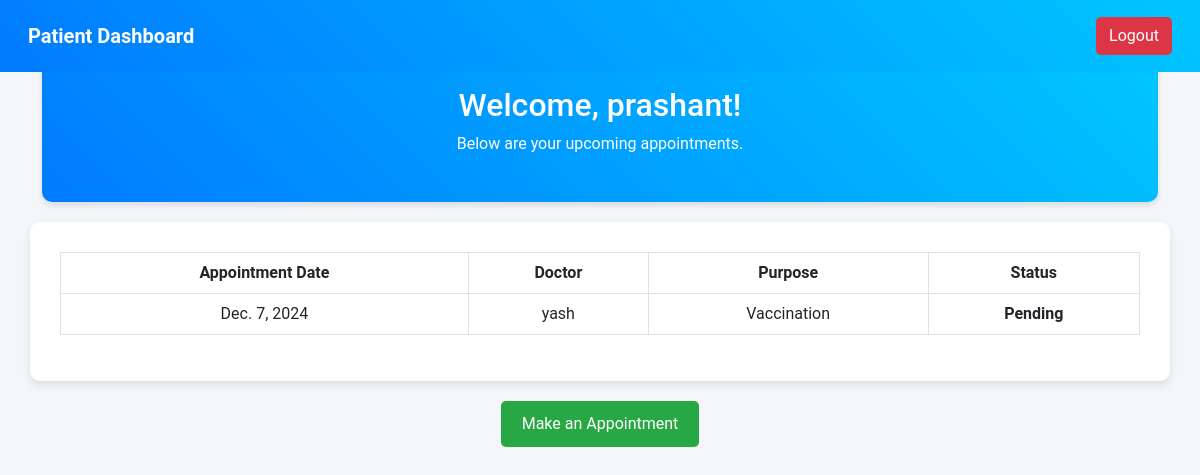
/patient_dashboard (signed in), run on an earlier commit of the app's database.
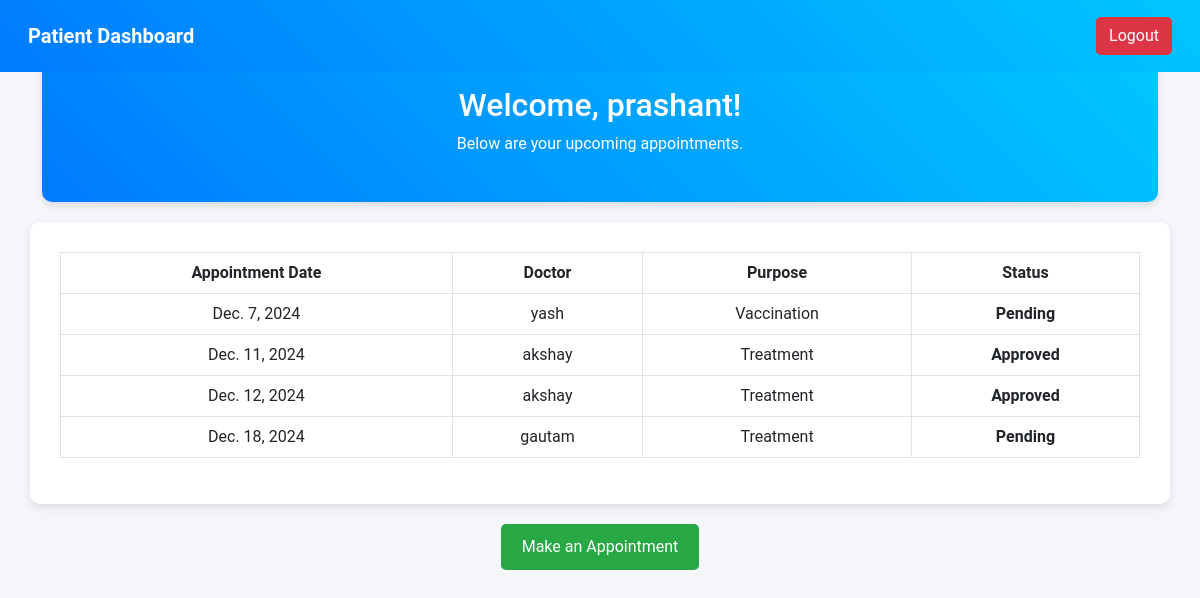
And on a later commit of the database.
### user/models.py (models this page shows, shortened)
class CustomUser(AbstractUser):
    ROLE_CHOICES = [
        ('admin', 'Admin'),
        ('doctor', 'Doctor'),
        ('patient', 'Patient'),
        ('nurse', 'Nurse'),
        ('receptionist', 'Receptionist'),
    ]
    GENDER_CHOICE=[
        ('MALE','MALE'),
        ('FEMALE','FEMALE')
    ]
    DEPARTMENT_CHOICES=[
        ('emergency', 'Emergency'),
        ('opd', 'Outpatient Department (OPD)'),
        ('surgery', 'Surgery'),
        ('radiology', 'Radiology'),
        ('laboratory', 'Laboratory'),
        ('pediatrics', 'Pediatrics'),
        ('gynecology', 'Gynecology & Obstetrics'),
        ('cardiology', 'Cardiology'),
        ('neurology', 'Neurology'),
        ('dermatology', 'Dermatology'),
        ('psychiatry', 'Psychiatry & Mental Health'),
        ('ophthalmology', 'Ophthalmology'),
        ('pharmacy', 'Pharmacy'),
        ('orthopedics', 'Orthopedics'),
        ('nephrology', 'Nephrology'),
        ('urology', 'Urology'),
        ('gastroenterology', 'Gastroenterology'),
        ('infectious_diseases', 'Infectious Diseases')
    ]
    DEPARTMENT = models.CharField(max_length=100, choices=DEPARTMENT_CHOICES, default="general")
    role = models.CharField(max_length=20, choices=ROLE_CHOICES)
    first_name = models.CharField(max_length=30, null=True, blank=True)
    last_name = models.CharField(max_length=30, null=True, blank=True)
    gender = models.CharField(max_length=6, choices=GENDER_CHOICE, null=True, blank=True)
    email = models.EmailField(unique=True)
    age = models.IntegerField(null=True, blank=True)
    contact_number = models.CharField(max_length=15, null=True, blank=True)
    def __str__(self):
        return self.first_name

class Appointment(models.Model):
    GENDER_CHOICE = [
        ('MALE', 'MALE'),
        ('FEMALE', 'FEMALE')
    ]
    PURPOSE_OF_VISIT = [
        ('consultation', 'Consultation'),
        ('emergency', 'Emergency'),
        ('diagnosis', 'Diagnosis/Tests'),
        ('treatment', 'Treatment'),
        ('surgery', 'Surgery'),
        ('vaccination', 'Vaccination'),
        ('others', 'Others'),
    ]
    doctor = models.ForeignKey(
        CustomUser,
        on_delete=models.SET_NULL,
        null=True,
        blank=True,
        limit_choices_to={'role': 'doctor'},
        related_name='appointments'
    )
    patient = models.ForeignKey(
        CustomUser,
        on_delete=models.CASCADE,
        limit_choices_to={'role': 'patient'},
        related_name='patient_appointments',
        null=True,
        blank=True
    )  # Relationship with patient
    patient_name = models.CharField(max_length=200)
    patient_age = models.IntegerField()
    appointment_date = models.DateField(default=date.today)
    patient_gender = models.CharField(max_length=10, choices=GENDER_CHOICE)
    patient_contact_number = models.CharField(max_length=15)
    patient_email = models.EmailField()
    purpose_of_visit = models.CharField(max_length=70, choices=PURPOSE_OF_VISIT)
    symptoms = models.TextField(blank=True, null=True)
    appointment_status = models.CharField(
        max_length=20,
        choices=[('approved', 'Approved'), ('pending', 'Pending')],
        default='Pending'
    )
    payment = models.OneToOneField(
        'Payment',
        on_delete=models.SET_NULL,
        null=True,
        blank=True,
        related_name='appointment_payment'
    )
    def __str__(self):
        return f"Appointment for {self.patient_name} with Dr. {self.doctor} on {self.appointment_date}"

### user/views.py (the view)
# urls.py: path('patient_dashboard', patient_dashboard, name='patient_dashboard'),
@login_required
def patient_dashboard(request):
    if request.user.role != 'patient':
        return render(request, '403.html')
    appointments = Appointment.objects.filter(patient_email=request.user.email)
    print("Logged-in user email:", request.user.email)
    print("Appointments retrieved:", appointments)
    if not appointments.exists():
        messages.info(request, "No appointments found for your account.")
    return render(request, 'patient_dashboard.html', {'appointments': appointments})

### user/Templates/patient_dashboard.html (shortened to what this page needs)
<!DOCTYPE html>
<html lang="en">
<head>
    <link href="https://cdn.jsdelivr.net/npm/bootstrap@5.3.0-alpha1/dist/css/bootstrap.min.css" rel="stylesheet">
</head>
<body>
    <nav class="navbar navbar-expand-lg fixed-top p-3">
        <div class="container-fluid">
            <a class="navbar-brand" href="#">Patient Dashboard</a>
            <div class="d-flex">
                <a href="{% url 'logout' %}" class="btn btn-logout">Logout</a>
            </div>
        </div>
    </nav>
    <div class="container mt-5">
        <div class="dashboard-header">
            <h2>Welcome, {{ request.user.first_name }}!</h2>
            <p>Below are your upcoming appointments.</p>
        </div>
    </div>
    <div class="container table-container">
        <table class="table table-bordered table-hover">
            <thead>
                <tr>
                    <th>Appointment Date</th>
                    <th>Doctor</th>
                    <th>Purpose</th>
                    <th>Status</th>
                </tr>
            </thead>
            <tbody>
                {% for appointment in appointments %}
                    <tr>
                        <td>{{ appointment.appointment_date }}</td>
                        <td>{{ appointment.doctor }}</td>
                        <td>{{ appointment.get_purpose_of_visit_display }}</td>
                        <td class="appointment-status
                            {% if appointment.appointment_status == 'approved' %} status-approved
                            {% elif appointment.appointment_status == 'pending' %} status-pending
                            {% else %} status-rejected
                            {% endif %}">
                            {{ appointment.get_appointment_status_display }}
                        </td>
                    </tr>
                {% empty %}
                    <tr>
                        <td colspan="4" class="no-appointments">You have no appointments yet.</td>
                    </tr>
                {% endfor %}
            </tbody>
        </table>
    </div>
    <div class="btn-container">
        <a href="{% url 'appointment' %}" class="btn btn-appointment">Make an Appointment</a>
    </div>
</body>
</html>

### user/Templates/patient_dashboard.html (style rules this page uses)
body { background-color: #f4f6f9; font-family: 'Roboto', sans-serif; }
.navbar { background: linear-gradient(45deg, #007bff, #00c6ff); color: white; }
.navbar-brand { font-weight: bold; color: white; }
.navbar .btn-logout { background-color: #dc3545; color: white; border-radius: 5px; }
.dashboard-header { text-align: center; background: linear-gradient(45deg, #007bff, #00c6ff); color: white; padding: 30px; margin-top: 56px; border-radius: 10px; box-shadow: 0px 4px 6px rgba(0, 0, 0, 0.1); }
.table-container { background-color: white; padding: 30px; border-radius: 10px; margin-top: 20px; box-shadow: 0px 4px 8px rgba(0, 0, 0, 0.1); }
table { width: 100%; }
th { background: #007bff; color: white; }
th, td { text-align: center; padding: 12px; }
.appointment-status { font-weight: bold; text-transform: capitalize; }
.status-approved { color: #28a745; }
.status-pending { color: #ffc107; }
.status-rejected { color: #dc3545; }
.btn-container { text-align: center; margin-top: 20px; }
.btn-appointment { background-color: #28a745; color: white; padding: 10px 20px; border-radius: 5px; text-decoration: none; }

What changed in the data, as far as the page shows it:
added Appointment: appointment_date "Dec. 11, 2024", doctor "akshay", purpose_of_visit "Treatment", appointment_status "Approved"
added Appointment: appointment_date "Dec. 12, 2024", doctor "akshay", purpose_of_visit "Treatment", appointment_status "Approved"
added Appointment: appointment_date "Dec. 18, 2024", doctor "gautam", purpose_of_visit "Treatment", appointment_status "Pending"
